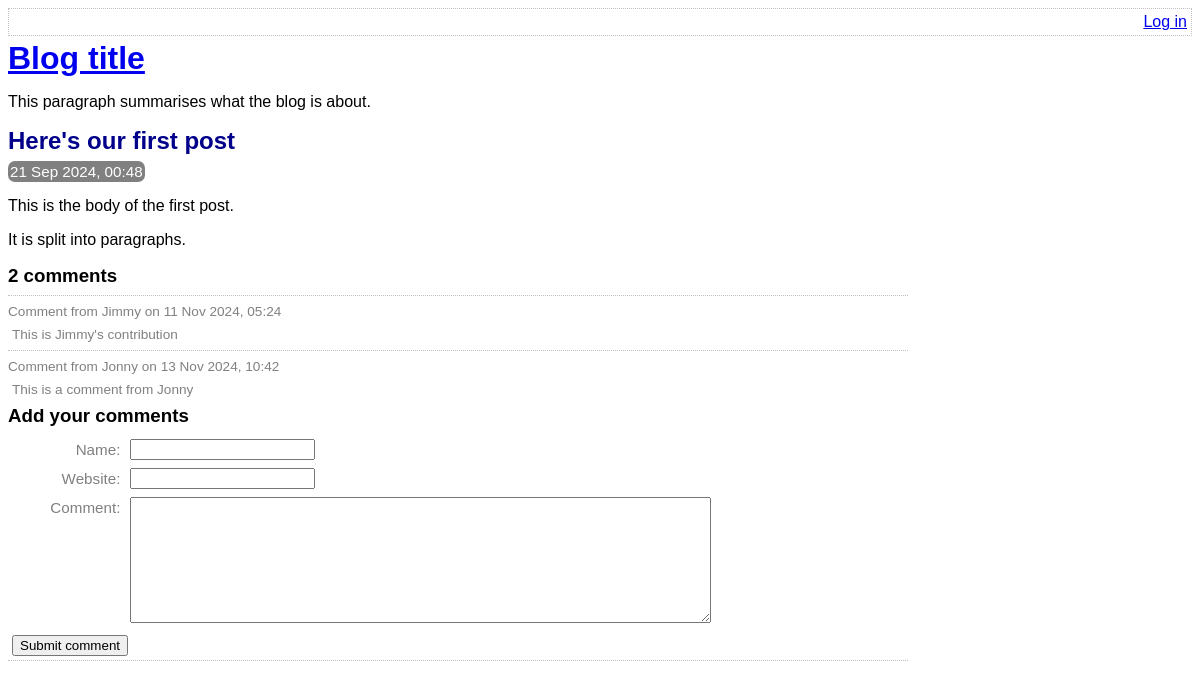
/view-post.php?post_id=1, run on the app's committed database.
### tables this page shows
CREATE TABLE post (
	id INTEGER PRIMARY KEY AUTOINCREMENT NOT NULL,
	title VARCHAR NOT NULL,
	body VARCHAR NOT NULL,
	user_id INTEGER NOT NULL,
	created_at VARCHAR NOT NULL,
	updated_at VARCHAR,
	FOREIGN KEY (user_id) REFERENCES user(id)
);

CREATE TABLE comment (
	id INTEGER PRIMARY KEY AUTOINCREMENT NOT NULL,
	post_id INTEGER NOT NULL,
	created_at VARCHAR NOT NULL,
	name VARCHAR NOT NULL,
	website VARCHAR,
	text VARCHAR NOT NULL,
	FOREIGN KEY (post_id) REFERENCES post(id)
);

### lib/view-post.php (called while the page is built, shortened)
<?php
function getPostRow(PDO $pdo, $postId)
{
    $stmt = $pdo->prepare(
        'SELECT
            title, created_at, body, (SELECT COUNT(*) FROM comment WHERE comment.post_id = post.id) comment_count
        FROM
            post
        WHERE
            id = :id'
    );
    $result = $stmt->execute(
        array('id' => $postId, )
    );
    $row = $stmt->fetch(PDO::FETCH_ASSOC);
    return $row;
}

### view-post.php (the view, shortened to what this page needs)
<?php
require_once 'lib/common.php';
require_once 'lib/view-post.php';
if (isset($_GET['post_id']))
{
    $postId = $_GET['post_id'];
}
else
{
    $postId = 0;
}
$pdo = getPDO();
$row = getPostRow($pdo, $postId);
$commentCount = $row['comment_count'];
?>
<!DOCTYPE html>
<html>
    <head>
        <?php require 'templates/head.php' ?>
    </head>
    <body>
        <?php require 'templates/title.php' ?>
        <div class="post">
            <h2>
                <?php echo htmlEscape($row['title']) ?>
            </h2>
            <div class="date">
                <?php echo convertSqlDate($row['created_at']) ?>
            </div>
            <?php echo convertNewlinesToParagraphs($row['body']) ?>
        </div>
        <?php require 'templates/list-comments.php'?>
        <?php require 'templates/comment-form.php' ?>
    </body>
</html>

### lib/common.php (shortened to what this page needs)
<?php
function getRootPath()
{
    return realpath(__DIR__ . '/..');
}
function getDatabasePath()
{
    return getRootPath() . '/data/data.sqlite';
}
function getDsn()
{
    return 'sqlite:' . getDatabasePath();
}
function getPDO()
{
    $pdo = new PDO(getDsn());
    return $pdo;
}
function htmlEscape($html)
{
    return htmlspecialchars($html, ENT_HTML5, 'UTF-8');
}
function convertSqlDate($sqlDate)
{
    $date = DateTime::createFromFormat('Y-m-d H:i:s', $sqlDate);
    return $date->format('d M Y, H:i');
}
function convertNewlinesToParagraphs($text)
{
    $escaped = htmlEscape($text);
    return '<p>' . str_replace("\n", "</p><p>", $escaped) . '</p>';
}
function getCommentsForPost(PDO $pdo, $postId)
{
    $pdo = getPDO();
    $sql = "
        SELECT
            id, name, text, created_at, website
        FROM
            comment
        WHERE
            post_id = :post_id
    ";
    $stmt = $pdo->prepare($sql);
    $stmt->execute(
        array('post_id' => $postId, )
    );
    return $stmt->fetchAll(PDO::FETCH_ASSOC);
}

### templates/list-comments.php (shortened to what this page needs)
<form
    method="post"
    class="comment-list"
    action="view-post.php?action=delete-comment&amp;post_id=<?php echo $postId ?>&amp;"
>
    <h3><?php echo $commentCount ?> comments</h3>
    <?php foreach (getCommentsForPost($pdo, $postId) as $comment): ?>
    <div class="comment">
        <div class="comment-meta">
            Comment from
            <?php echo htmlEscape($comment['name']) ?> on <?php echo convertSqlDate($comment['created_at']) ?>
        <div class="comment-body">
            <?php echo convertNewlinesToParagraphs($comment['text']) ?>
        </div>
    </div>
    <?php endforeach ?>
</form>

### assets/main.css (style rules this page uses)
h1, h2, h3 { margin-top: 0; margin-bottom: 8px; }
body { font-family: sans-serif; }
.post-synopsis h2, .post h2 { color: darkblue; }
.post .date, .post-synopsis .meta { color: white; background-color: grey; border-radius: 7px; padding: 2px; display: inline; font-size: 0.95em; }
.comment .comment-meta { font-size: 0.85em; color: grey; border-top: 1px dotted silver; padding-top: 8px; }
.comment-body p { margin: 8px 4px; }
.comment-list { border-bottom: 1px dotted silver; margin-bottom: 12px; max-width: 900px; }

### data on the page
post: title "Here's our first post", created_at "21 Sep 2024, 00:48", body "This is the body of the first post. It is split into paragraphs."
comment: name "Jimmy", created_at "11 Nov 2024, 05:24", text "This is Jimmy's contribution"
comment: name "Jonny", created_at "13 Nov 2024, 10:42", text "This is a comment from Jonny"

### other printed values
$commentCount "2"
